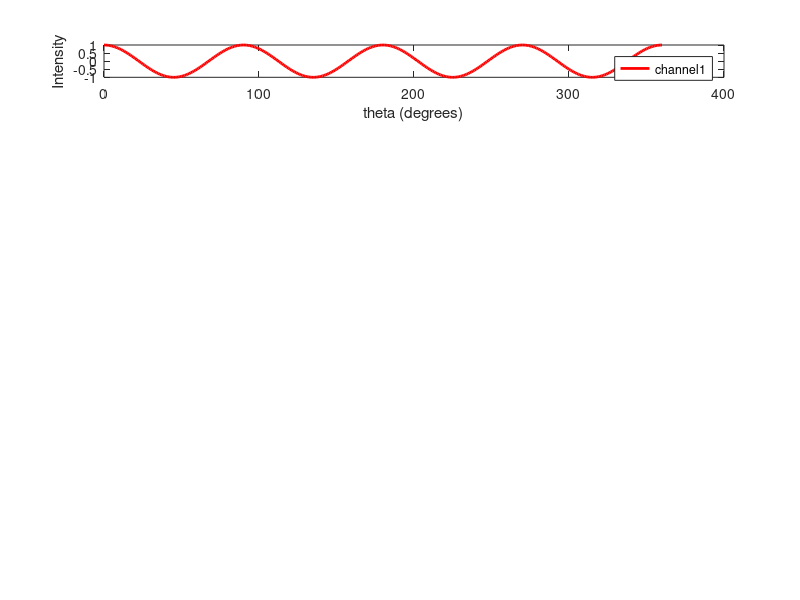

Write the MATLAB code that produced this figure. (Note: this script raises an error after producing the figure.)
theta_deg = 0:1:360; % HWP angles in degrees
theta = deg2rad(theta_deg); % Convert to radians

i = [0, 10, 20, 30, 40, 50];
% Ein = [1; 0]; %for 0° polarized light
% Ein = (1/sqrt(2))*[1; 1]; % for 45° polarized light
% Ein = [0; 1]; %for 90° polarized light

figure();
for j = 1:size(i,2)
    Ein = [cos(i(j)); sin(i(j))];
    
    Ip = zeros(size(theta)); % Intensity in p-polarized channel
    Is = zeros(size(theta)); % Intensity in s-polarized channel
    
    for k = 1:size(theta,2)
        HWP = [cos(2*theta(k)), sin(2*theta(k)); 
               sin(2*theta(k)), -cos(2*theta(k))];
        
        Eout = HWP * Ein;
        
        Ep = [1, 0; 0, 0] * Eout; % p-polarized
        Es = [0, 0; 0, 1] * Eout; % s-polarized
        
        Ip(k) = norm(Ep)^2;
        Is(k) = norm(Es)^2;
    end
    
    subplot(size(i,2), 1, j)
    plot(theta_deg, Ip-Is, 'r', 'LineWidth', 2); 
    % hold on;
    % plot(theta_deg, Is, 'b', 'LineWidth', 2);
    xlabel('theta (degrees)');
    ylabel('Intensity');
    legend('channel1', 'channel2');
    text = append('Jones Formalism - input angle polarized light ', num2str(i(j)), '°');
    title(text);
    hold on
end